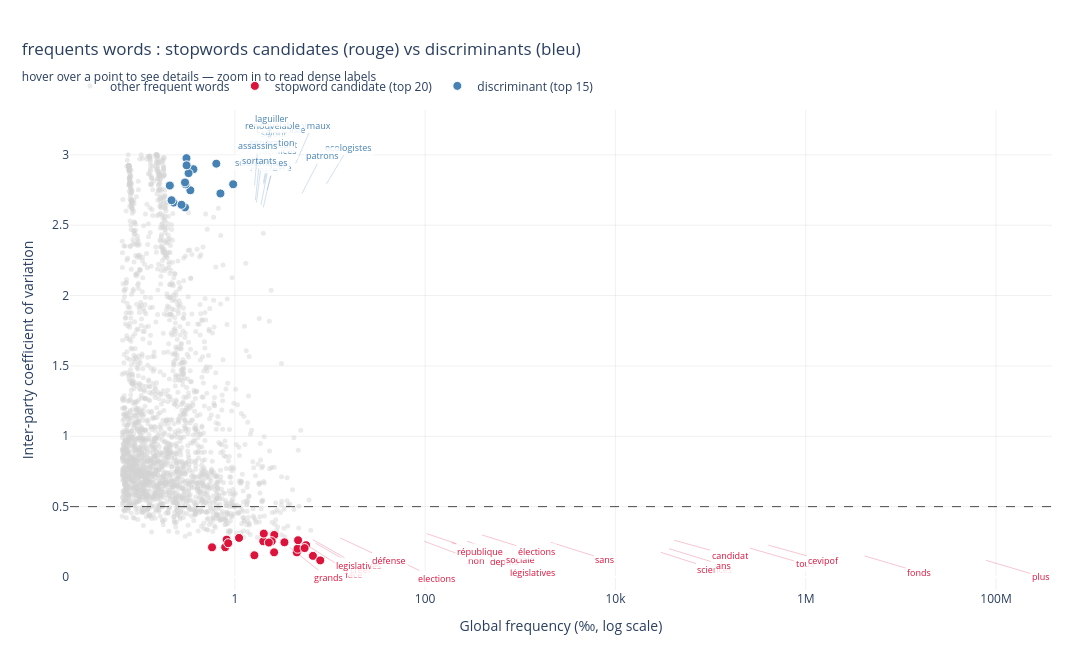

Notebook cell for this chart:
### Code cell
import plotly.graph_objects as go
import numpy as np

# ---------------------------------------------------------------
# Data preparation for visualization
# ---------------------------------------------------------------
top_stop = set(candidats.head(20)["mot"])
top_disc = set(discriminants.head(15)["mot"])

def categorie(mot):
    if mot in top_stop:
        return "stopword"
    if mot in top_disc:
        return "discriminant"
    return "autre"

scores_df = scores_df.copy()
scores_df["categorie"] = scores_df["mot"].apply(categorie)

bg = scores_df[scores_df["categorie"] == "autre"]
df_stop = scores_df[scores_df["categorie"] == "stopword"]
df_disc = scores_df[scores_df["categorie"] == "discriminant"]


# ---------------------------------------------------------------
# Place labels in crown around the cloud to avoid overlaps.
# We sort points by angle from the center and push them radially outward.
# ---------------------------------------------------------------
def positions_labels(sub, x_center, y_center, radius_x, radius_y):
    """Return a list of tuples (x_label, y_label, ax_offset, ay_offset)
    for each line, by distributing the labels in a crown."""
    if len(sub) == 0:
        return []
    pts = sub[["freq_pour_mille", "CV", "mot"]].values
    # angle of each point from the center (in log_x, lin_y)
    log_x = np.log10(pts[:, 0].astype(float))
    angles = np.arctan2(pts[:, 1].astype(float) - y_center,
                        log_x - np.log10(x_center))
    order = np.argsort(angles)
    out = []
    for rank, i in enumerate(order):
        ang = angles[i]
        ax_off = np.cos(ang) * 60     # px
        ay_off = -np.sin(ang) * 40    # px (y inversé en plotly)
        out.append((pts[i, 0], pts[i, 1], pts[i, 2], ax_off, ay_off))
    return out

# Center of the cloud in log scale
x_c = 10 ** np.log10(scores_df["freq_pour_mille"].clip(lower=1e-3)).median()
y_c = scores_df["CV"].median()
rx = scores_df["freq_pour_mille"].std()
ry = scores_df["CV"].std()

annot_stop = positions_labels(df_stop, x_c, y_c, rx, ry)
annot_disc = positions_labels(df_disc, x_c, y_c, rx, ry)


# ---------------------------------------------------------------
# Figure
# ---------------------------------------------------------------
fig = go.Figure()

# Cloud
fig.add_trace(go.Scatter(
    x=bg["freq_pour_mille"], y=bg["CV"],
    mode="markers",
    marker=dict(size=5, color="lightgrey", opacity=0.45),
    name="other frequent words",
    customdata=np.stack([bg["mot"], bg["n_global"], bg["entropie_norm"]], axis=-1),
    hovertemplate=("<b>%{customdata[0]}</b><br>"
                   "frequency : %{x:.2f}‰<br>"
                   "CV : %{y:.2f}<br>"
                   "n=%{customdata[1]}  •  entropie=%{customdata[2]:.2f}"
                   "<extra></extra>"),
))

# stopwords candidates
fig.add_trace(go.Scatter(
    x=df_stop["freq_pour_mille"], y=df_stop["CV"],
    mode="markers",
    marker=dict(size=9, color="crimson", line=dict(color="white", width=1)),
    name="stopword candidate (top 20)",
    customdata=np.stack([df_stop["mot"], df_stop["n_global"], df_stop["entropie_norm"]], axis=-1),
    hovertemplate=("<b>%{customdata[0]}</b><br>"
                   "frequency : %{x:.2f}‰<br>"
                   "CV : %{y:.2f}<br>"
                   "n=%{customdata[1]}  •  entropie=%{customdata[2]:.2f}"
                   "<extra></extra>"),
))

# discriminants
fig.add_trace(go.Scatter(
    x=df_disc["freq_pour_mille"], y=df_disc["CV"],
    mode="markers",
    marker=dict(size=9, color="steelblue", line=dict(color="white", width=1)),
    name="discriminant (top 15)",
    customdata=np.stack([df_disc["mot"], df_disc["n_global"], df_disc["entropie_norm"]], axis=-1),
    hovertemplate=("<b>%{customdata[0]}</b><br>"
                   "frequency : %{x:.2f}‰<br>"
                   "CV : %{y:.2f}<br>"
                   "n=%{customdata[1]}  •  entropie=%{customdata[2]:.2f}"
                   "<extra></extra>"),
))

for x, y, mot, ax_off, ay_off in annot_stop:
    fig.add_annotation(
        x=x, y=y, text=mot, showarrow=True, arrowhead=0,
        arrowwidth=0.6, arrowcolor="rgba(220,20,60,0.4)",
        ax=ax_off, ay=ay_off,
        font=dict(size=9, color="crimson"),
        bgcolor="rgba(255,255,255,0.85)",
        borderpad=1,
    )

for x, y, mot, ax_off, ay_off in annot_disc:
    fig.add_annotation(
        x=x, y=y, text=mot, showarrow=True, arrowhead=0,
        arrowwidth=0.6, arrowcolor="rgba(70,130,180,0.4)",
        ax=ax_off, ay=ay_off,
        font=dict(size=9, color="steelblue"),
        bgcolor="rgba(255,255,255,0.85)",
        borderpad=1,
    )

# Ligne horizontale CV = 0.5
fig.add_hline(y=0.5, line=dict(color="black", width=0.7, dash="dash"))

fig.update_layout(
    title=dict(
        text=("frequents words : stopwords candidates (rouge) vs discriminants (bleu)<br>"
              "<sub>hover over a point to see details — zoom in to read dense labels</sub>"),
        x=0.02, xanchor="left",
    ),
    xaxis=dict(
        title="Global frequency (‰, log scale)",
        type="log",
        gridcolor="rgba(0,0,0,0.06)",
    ),
    yaxis=dict(
        title="Inter-party coefficient of variation",
        gridcolor="rgba(0,0,0,0.06)",
    ),
    plot_bgcolor="white",
    width=1100, height=650,
    legend=dict(orientation="h", yanchor="bottom", y=1.02, x=0),
    margin=dict(l=70, r=40, t=110, b=60),
)

fig.show()

### Figure 1 — Plotly figure (JSON) as saved in the notebook; plotly's stock layout.template omitted (floating-point values rounded to 4 significant figures; data arrays with more than 128 entries replaced by an {"elided": "..."} marker saying what was removed)
{"data": [{"customdata": {"elided": "2235x3 mixed values"}, "hovertemplate": "<b>%{customdata[0]}</b><br>frequency : %{x:.2f}‰<br>CV : %{y:.2f}<br>n=%{customdata[1]}  •  entropie=%{customdata[2]:.2f}<extra></extra>", "marker": {"color": "lightgrey", "opacity": 0.45, "size": 5}, "mode": "markers", "name": "other frequent words", "type": "scatter", "x": {"elided": "2235 float values"}, "y": {"elided": "2235 float values"}}, {"customdata": [["sciences", 13668, 0.9928], ["fonds", 20199, 0.9949], ["cevipof", 17117, 0.9874], ["elections", 4896, 0.9945], ["législatives", 7896, 0.9931], ["ans", 13930, 0.9908], ["candidat", 14098, 0.9833], ["élections", 7931, 0.9827], ["non", 6074, 0.9871], ["plus", 24103, 0.997], ["sans", 10134, 0.9863], ["république", 6153, 0.9816], ["face", 2418, 0.9905], ["tous", 16518, 0.9911], ["sociale", 7451, 0.9844], ["depuis", 6953, 0.9873], ["legislatives", 2504, 0.9838], ["défense", 3380, 0.9843], ["grands", 1758, 0.9899], ["créer", 2598, 0.9881]], "hovertemplate": "<b>%{customdata[0]}</b><br>frequency : %{x:.2f}‰<br>CV : %{y:.2f}<br>n=%{customdata[1]}  •  entropie=%{customdata[2]:.2f}<extra></extra>", "marker": {"color": "crimson", "line": {"color": "white", "width": 1}, "size": 9}, "mode": "markers", "name": "stopword candidate (top 20)", "type": "scatter", "x": [4.478, 6.617, 5.608, 1.604, 2.587, 4.564, 4.619, 2.598, 1.99, 7.896, 3.32, 2.016, 0.7922, 5.411, 2.441, 2.278, 0.8203, 1.107, 0.5759, 0.8511], "y": [0.175, 0.1501, 0.2262, 0.1543, 0.175, 0.2008, 0.2612, 0.2988, 0.2541, 0.1181, 0.2466, 0.3083, 0.2116, 0.2055, 0.2542, 0.2448, 0.2655, 0.2778, 0.2107, 0.2401]}, {"customdata": [["laguiller", 947, 0.0208], ["bourgeoisie", 1121, 0.07188], ["sacrifices", 1040, 0.169], ["patrons", 2154, 0.1778], ["séjour", 996, 0.09153], ["scientifiques", 694, 0.2187], ["naturelle", 913, 0.2308], ["ecologistes", 2931, 0.1418], ["renouvelable", 950, 0.05964], ["rétablissant", 928, 0.1358], ["generation", 914, 0.1314], ["sortants", 660, 0.2049], ["proteger", 840, 0.2309], ["assassins", 633, 0.1377], ["animaux", 1950, 0.05271]], "hovertemplate": "<b>%{customdata[0]}</b><br>frequency : %{x:.2f}‰<br>CV : %{y:.2f}<br>n=%{customdata[1]}  •  entropie=%{customdata[2]:.2f}<extra></extra>", "marker": {"color": "steelblue", "line": {"color": "white", "width": 1}, "size": 9}, "mode": "markers", "name": "discriminant (top 15)", "type": "scatter", "x": [0.3102, 0.3672, 0.3407, 0.7057, 0.3263, 0.2274, 0.2991, 0.9602, 0.3112, 0.304, 0.2994, 0.2162, 0.2752, 0.2074, 0.6388], "y": [2.977, 2.898, 2.748, 2.726, 2.87, 2.66, 2.626, 2.791, 2.926, 2.79, 2.804, 2.677, 2.645, 2.782, 2.937]}], "layout": {"annotations": [{"arrowcolor": "rgba(220,20,60,0.4)", "arrowhead": 0, "arrowwidth": 0.6, "ax": 38.64, "ay": 30.6, "bgcolor": "rgba(255,255,255,0.85)", "borderpad": 1, "font": {"color": "crimson", "size": 9}, "showarrow": true, "text": "grands", "x": 0.5759, "y": 0.2107}, {"arrowcolor": "rgba(220,20,60,0.4)", "arrowhead": 0, "arrowwidth": 0.6, "ax": 43.54, "ay": 27.52, "bgcolor": "rgba(255,255,255,0.85)", "borderpad": 1, "font": {"color": "crimson", "size": 9}, "showarrow": true, "text": "face", "x": 0.7922, "y": 0.2116}, {"arrowcolor": "rgba(220,20,60,0.4)", "arrowhead": 0, "arrowwidth": 0.6, "ax": 45.31, "ay": 26.22, "bgcolor": "rgba(255,255,255,0.85)", "borderpad": 1, "font": {"color": "crimson", "size": 9}, "showarrow": true, "text": "créer", "x": 0.8511, "y": 0.2401}, {"arrowcolor": "rgba(220,20,60,0.4)", "arrowhead": 0, "arrowwidth": 0.6, "ax": 45.68, "ay": 25.94, "bgcolor": "rgba(255,255,255,0.85)", "borderpad": 1, "font": {"color": "crimson", "size": 9}, "showarrow": true, "text": "legislatives", "x": 0.8203, "y": 0.2655}, {"arrowcolor": "rgba(220,20,60,0.4)", "arrowhead": 0, "arrowwidth": 0.6, "ax": 48.82, "ay": 23.25, "bgcolor": "rgba(255,255,255,0.85)", "borderpad": 1, "font": {"color": "crimson", "size": 9}, "showarrow": true, "text": "elections", "x": 1.604, "y": 0.1543}, {"arrowcolor": "rgba(220,20,60,0.4)", "arrowhead": 0, "arrowwidth": 0.6, "ax": 49.06, "ay": 23.03, "bgcolor": "rgba(255,255,255,0.85)", "borderpad": 1, "font": {"color": "crimson", "size": 9}, "showarrow": true, "text": "défense", "x": 1.107, "y": 0.2778}, {"arrowcolor": "rgba(220,20,60,0.4)", "arrowhead": 0, "arrowwidth": 0.6, "ax": 52.03, "ay": 19.92, "bgcolor": "rgba(255,255,255,0.85)", "borderpad": 1, "font": {"color": "crimson", "size": 9}, "showarrow": true, "text": "législatives", "x": 2.587, "y": 0.175}, {"arrowcolor": "rgba(220,20,60,0.4)", "arrowhead": 0, "arrowwidth": 0.6, "ax": 52.31, "ay": 19.59, "bgcolor": "rgba(255,255,255,0.85)", "borderpad": 1, "font": {"color": "crimson", "size": 9}, "showarrow": true, "text": "non", "x": 1.99, "y": 0.2541}, {"arrowcolor": "rgba(220,20,60,0.4)", "arrowhead": 0, "arrowwidth": 0.6, "ax": 52.77, "ay": 19.03, "bgcolor": "rgba(255,255,255,0.85)", "borderpad": 1, "font": {"color": "crimson", "size": 9}, "showarrow": true, "text": "depuis", "x": 2.278, "y": 0.2448}, {"arrowcolor": "rgba(220,20,60,0.4)", "arrowhead": 0, "arrowwidth": 0.6, "ax": 53.25, "ay": 18.43, "bgcolor": "rgba(255,255,255,0.85)", "borderpad": 1, "font": {"color": "crimson", "size": 9}, "showarrow": true, "text": "sociale", "x": 2.441, "y": 0.2542}, {"arrowcolor": "rgba(220,20,60,0.4)", "arrowhead": 0, "arrowwidth": 0.6, "ax": 53.47, "ay": 18.15, "bgcolor": "rgba(255,255,255,0.85)", "borderpad": 1, "font": {"color": "crimson", "size": 9}, "showarrow": true, "text": "république", "x": 2.016, "y": 0.3083}, {"arrowcolor": "rgba(220,20,60,0.4)", "arrowhead": 0, "arrowwidth": 0.6, "ax": 54.11, "ay": 17.29, "bgcolor": "rgba(255,255,255,0.85)", "borderpad": 1, "font": {"color": "crimson", "size": 9}, "showarrow": true, "text": "sciences", "x": 4.478, "y": 0.175}, {"arrowcolor": "rgba(220,20,60,0.4)", "arrowhead": 0, "arrowwidth": 0.6, "ax": 54.25, "ay": 17.08, "bgcolor": "rgba(255,255,255,0.85)", "borderpad": 1, "font": {"color": "crimson", "size": 9}, "showarrow": true, "text": "sans", "x": 3.32, "y": 0.2466}, {"arrowcolor": "rgba(220,20,60,0.4)", "arrowhead": 0, "arrowwidth": 0.6, "ax": 54.29, "ay": 17.03, "bgcolor": "rgba(255,255,255,0.85)", "borderpad": 1, "font": {"color": "crimson", "size": 9}, "showarrow": true, "text": "élections", "x": 2.598, "y": 0.2988}, {"arrowcolor": "rgba(220,20,60,0.4)", "arrowhead": 0, "arrowwidth": 0.6, "ax": 54.53, "ay": 16.68, "bgcolor": "rgba(255,255,255,0.85)", "borderpad": 1, "font": {"color": "crimson", "size": 9}, "showarrow": true, "text": "ans", "x": 4.564, "y": 0.2008}, {"arrowcolor": "rgba(220,20,60,0.4)", "arrowhead": 0, "arrowwidth": 0.6, "ax": 54.83, "ay": 16.24, "bgcolor": "rgba(255,255,255,0.85)", "borderpad": 1, "font": {"color": "crimson", "size": 9}, "showarrow": true, "text": "fonds", "x": 6.617, "y": 0.1501}, {"arrowcolor": "rgba(220,20,60,0.4)", "arrowhead": 0, "arrowwidth": 0.6, "ax": 54.86, "ay": 16.2, "bgcolor": "rgba(255,255,255,0.85)", "borderpad": 1, "font": {"color": "crimson", "size": 9}, "showarrow": true, "text": "plus", "x": 7.896, "y": 0.1181}, {"arrowcolor": "rgba(220,20,60,0.4)", "arrowhead": 0, "arrowwidth": 0.6, "ax": 55.05, "ay": 15.91, "bgcolor": "rgba(255,255,255,0.85)", "borderpad": 1, "font": {"color": "crimson", "size": 9}, "showarrow": true, "text": "tous", "x": 5.411, "y": 0.2055}, {"arrowcolor": "rgba(220,20,60,0.4)", "arrowhead": 0, "arrowwidth": 0.6, "ax": 55.4, "ay": 15.35, "bgcolor": "rgba(255,255,255,0.85)", "borderpad": 1, "font": {"color": "crimson", "size": 9}, "showarrow": true, "text": "candidat", "x": 4.619, "y": 0.2612}, {"arrowcolor": "rgba(220,20,60,0.4)", "arrowhead": 0, "arrowwidth": 0.6, "ax": 55.4, "ay": 15.35, "bgcolor": "rgba(255,255,255,0.85)", "borderpad": 1, "font": {"color": "crimson", "size": 9}, "showarrow": true, "text": "cevipof", "x": 5.608, "y": 0.2262}, {"arrowcolor": "rgba(70,130,180,0.4)", "arrowhead": 0, "arrowwidth": 0.6, "ax": 22.4, "ay": -37.11, "bgcolor": "rgba(255,255,255,0.85)", "borderpad": 1, "font": {"color": "steelblue", "size": 9}, "showarrow": true, "text": "ecologistes", "x": 0.9602, "y": 2.791}, {"arrowcolor": "rgba(70,130,180,0.4)", "arrowhead": 0, "arrowwidth": 0.6, "ax": 19.54, "ay": -37.82, "bgcolor": "rgba(255,255,255,0.85)", "borderpad": 1, "font": {"color": "steelblue", "size": 9}, "showarrow": true, "text": "patrons", "x": 0.7057, "y": 2.726}, {"arrowcolor": "rgba(70,130,180,0.4)", "arrowhead": 0, "arrowwidth": 0.6, "ax": 16.63, "ay": -38.43, "bgcolor": "rgba(255,255,255,0.85)", "borderpad": 1, "font": {"color": "steelblue", "size": 9}, "showarrow": true, "text": "animaux", "x": 0.6388, "y": 2.937}, {"arrowcolor": "rgba(70,130,180,0.4)", "arrowhead": 0, "arrowwidth": 0.6, "ax": 10.38, "ay": -39.4, "bgcolor": "rgba(255,255,255,0.85)", "borderpad": 1, "font": {"color": "steelblue", "size": 9}, "showarrow": true, "text": "bourgeoisie", "x": 0.3672, "y": 2.898}, {"arrowcolor": "rgba(70,130,180,0.4)", "arrowhead": 0, "arrowwidth": 0.6, "ax": 10.19, "ay": -39.42, "bgcolor": "rgba(255,255,255,0.85)", "borderpad": 1, "font": {"color": "steelblue", "size": 9}, "showarrow": true, "text": "sacrifices", "x": 0.3407, "y": 2.748}, {"arrowcolor": "rgba(70,130,180,0.4)", "arrowhead": 0, "arrowwidth": 0.6, "ax": 9.042, "ay": -39.54, "bgcolor": "rgba(255,255,255,0.85)", "borderpad": 1, "font": {"color": "steelblue", "size": 9}, "showarrow": true, "text": "séjour", "x": 0.3263, "y": 2.87}, {"arrowcolor": "rgba(70,130,180,0.4)", "arrowhead": 0, "arrowwidth": 0.6, "ax": 9.02, "ay": -39.55, "bgcolor": "rgba(255,255,255,0.85)", "borderpad": 1, "font": {"color": "steelblue", "size": 9}, "showarrow": true, "text": "naturelle", "x": 0.2991, "y": 2.626}, {"arrowcolor": "rgba(70,130,180,0.4)", "arrowhead": 0, "arrowwidth": 0.6, "ax": 8.481, "ay": -39.6, "bgcolor": "rgba(255,255,255,0.85)", "borderpad": 1, "font": {"color": "steelblue", "size": 9}, "showarrow": true, "text": "rétablissant", "x": 0.304, "y": 2.79}, {"arrowcolor": "rgba(70,130,180,0.4)", "arrowhead": 0, "arrowwidth": 0.6, "ax": 8.226, "ay": -39.62, "bgcolor": "rgba(255,255,255,0.85)", "borderpad": 1, "font": {"color": "steelblue", "size": 9}, "showarrow": true, "text": "generation", "x": 0.2994, "y": 2.804}, {"arrowcolor": "rgba(70,130,180,0.4)", "arrowhead": 0, "arrowwidth": 0.6, "ax": 8.223, "ay": -39.62, "bgcolor": "rgba(255,255,255,0.85)", "borderpad": 1, "font": {"color": "steelblue", "size": 9}, "showarrow": true, "text": "renouvelable", "x": 0.3112, "y": 2.926}, {"arrowcolor": "rgba(70,130,180,0.4)", "arrowhead": 0, "arrowwidth": 0.6, "ax": 7.99, "ay": -39.64, "bgcolor": "rgba(255,255,255,0.85)", "borderpad": 1, "font": {"color": "steelblue", "size": 9}, "showarrow": true, "text": "laguiller", "x": 0.3102, "y": 2.977}, {"arrowcolor": "rgba(70,130,180,0.4)", "arrowhead": 0, "arrowwidth": 0.6, "ax": 7.743, "ay": -39.67, "bgcolor": "rgba(255,255,255,0.85)", "borderpad": 1, "font": {"color": "steelblue", "size": 9}, "showarrow": true, "text": "proteger", "x": 0.2752, "y": 2.645}, {"arrowcolor": "rgba(70,130,180,0.4)", "arrowhead": 0, "arrowwidth": 0.6, "ax": 4.95, "ay": -39.86, "bgcolor": "rgba(255,255,255,0.85)", "borderpad": 1, "font": {"color": "steelblue", "size": 9}, "showarrow": true, "text": "scientifiques", "x": 0.2274, "y": 2.66}, {"arrowcolor": "rgba(70,130,180,0.4)", "arrowhead": 0, "arrowwidth": 0.6, "ax": 4.188, "ay": -39.9, "bgcolor": "rgba(255,255,255,0.85)", "borderpad": 1, "font": {"color": "steelblue", "size": 9}, "showarrow": true, "text": "sortants", "x": 0.2162, "y": 2.677}, {"arrowcolor": "rgba(70,130,180,0.4)", "arrowhead": 0, "arrowwidth": 0.6, "ax": 3.395, "ay": -39.94, "bgcolor": "rgba(255,255,255,0.85)", "borderpad": 1, "font": {"color": "steelblue", "size": 9}, "showarrow": true, "text": "assassins", "x": 0.2074, "y": 2.782}], "height": 650, "legend": {"orientation": "h", "x": 0, "y": 1.02, "yanchor": "bottom"}, "margin": {"b": 60, "l": 70, "r": 40, "t": 110}, "plot_bgcolor": "white", "shapes": [{"line": {"color": "black", "dash": "dash", "width": 0.7}, "type": "line", "x0": 0, "x1": 1, "xref": "x domain", "y0": 0.5, "y1": 0.5, "yref": "y"}], "title": {"text": "frequents words : stopwords candidates (rouge) vs discriminants (bleu)<br><sub>hover over a point to see details — zoom in to read dense labels</sub>", "x": 0.02, "xanchor": "left"}, "width": 1100, "xaxis": {"gridcolor": "rgba(0,0,0,0.06)", "title": {"text": "Global frequency (‰, log scale)"}, "type": "log"}, "yaxis": {"gridcolor": "rgba(0,0,0,0.06)", "title": {"text": "Inter-party coefficient of variation"}}}}
